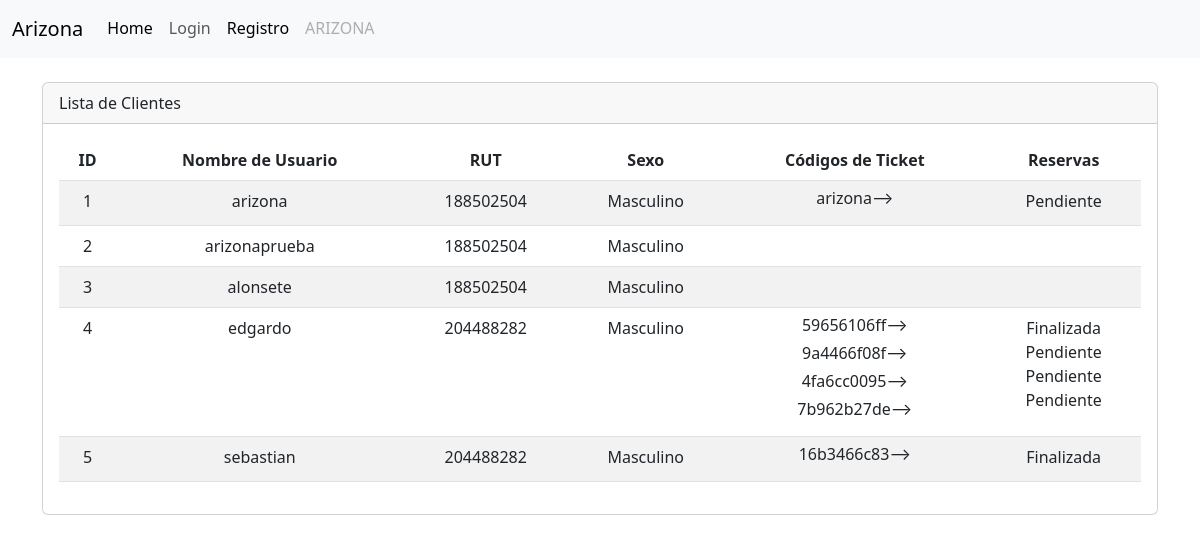
Screenshot of /cliente/list/ with the database file from the repository.
### cliente/models.py (models this page shows, shortened)
class Cliente(models.Model):
    SEXO = [
        ('F', 'Femenino'),
        ('M', 'Masculino'),
    ]
    user = models.OneToOneField(
        'accounts.User',
        verbose_name='Usuario',
        on_delete=models.CASCADE
    )
    rut = models.CharField(max_length=10)
    sexo = models.CharField(max_length=10, choices=SEXO)

class Ticket(models.Model):
    cliente = models.ForeignKey(Cliente, on_delete=models.CASCADE)
    codigo = models.CharField(max_length=10)
    fecha_envio = models.DateTimeField(auto_now_add=True)
    reserva = models.ForeignKey(Reserva, on_delete=models.CASCADE)

class Reserva(models.Model):
    cliente = models.ForeignKey(Cliente, on_delete=models.CASCADE)
    agenda = models.ForeignKey(Agenda, on_delete=models.CASCADE)
    dia = models.DateField()
    ESTADO_CHOICES = [
        ('disponible', 'Disponible'),
        ('pendiente', 'Pendiente'),
        ('finalizada', 'Finalizada'),
    ]
    estado = models.CharField(max_length=20, choices=ESTADO_CHOICES, default='disponible')
    class Meta:
        unique_together = ('agenda', 'cliente', 'dia')

### accounts/models.py (models this page shows, shortened)
class User(AbstractBaseUser, PermissionsMixin):
    id = models.AutoField(primary_key=True, unique=True)
    username = models.CharField(
        'Usuario', max_length=30, unique=True, validators=[
            validators.RegexValidator(
                re.compile('^[\w.@+-]+$'),
                'ingrese un nombre de usuario valido '
                'Este valor debe contener solo letras, números '
                'excepto: @/./+/-/_.',
                'invalid'
            )
        ],
        help_text='Un nombre corto que sera usado'+
                  ' para identificarlo de forma unica en la plataforma.'
    )
    name = models.CharField('Nombre', max_length=20)
    apellidos = models.CharField('Apellidos', max_length=30)
    email = models.EmailField('Email', unique=True)
    is_staff = models.BooleanField('Admin', default=False)
    is_active = models.BooleanField('Ativo', default=True)
    date_joined = models.DateTimeField('Data de Entrada', auto_now_add=True)
    roles = models.ForeignKey(Rol, on_delete=models.CASCADE, blank=True, null=True)
    USERNAME_FIELD = 'username'
    REQUIRED_FIELDS = ['email']
    objects = CustomUserManager()
    class Meta:
        verbose_name = 'Usuario'
        verbose_name_plural = 'Usuarios'

### cliente/views.py (the view)
# urls.py: path('list/', views.cliente_list, name='cliente_list'),
def cliente_list(request):
    clientes = Cliente.objects.all()
    context = {'clientes': clientes}
    return render(request, 'cliente/listar.html', context)

### servicio/models.py (called while the page is built)
    def __str__(self):
        return self.nombre

    def __str__(self):
        return f'Cancha {self.numeracion}'

    def __str__(self):
        return f'{self.hora_inicio.strftime("%I:%M %p")} - {self.hora_fin.strftime("%I:%M %p")}'

### cliente/templates/cliente/listar.html (shortened to what this page needs)
{% extends "layout.html" %}
{% load static %}
{% load humanize %}
{% block container %}
<div class="container">
  <br>
  <div class="card">
    <div class="card-header">
      Lista de Clientes
    </div>
    <div class="card-body">
      <div class="table-responsive text-center">
        <table class="table table-striped table-hover">
          <thead>
            <tr>
              <th>ID</th>
              <th>Nombre de Usuario </th>
              <th>RUT</th>
              <th>Sexo</th>
              <th>Códigos de Ticket</th>
              <th>Reservas</th>
            </tr>
          </thead>
          <tbody>
            {% for cliente in clientes %}
            <tr>
              <td>{{ cliente.id }}</td>
              <td>{{ cliente.user.username }}</td>
              <td>{{ cliente.rut }}</td>
              <td>{{ cliente.get_sexo_display }}</td>
              <td>
                {% for ticket in cliente.ticket_set.all %}
                <a class="btn ticket-modal-button" data-target="#ticketModal{{ ticket.codigo }}" data-toggle="modal"
                  style="margin-top: -10px;">{{ ticket.codigo }}&#10230;</a><br>
                {% endfor %}
              </td>
              <td>
                {% for reserva in cliente.reserva_set.all %}
                {{ reserva.get_estado_display }}<br>
                {% endfor %}
              </td>
            </tr>
            {% endfor %}
          </tbody>
        </table>
      </div>
    </div>
  </div>
</div>
{% endblock %}

### templates/layout.html (shortened to what this page needs)
<!doctype html>
{% load static %}
<html lang="en">
<head>
	<link rel="stylesheet" href="{% static 'css/nav.css' %}" type="text/css">
	<link rel="stylesheet" href="https://cdnjs.cloudflare.com/ajax/libs/font-awesome/5.15.3/css/all.min.css">
    <link rel="stylesheet" href="https://cdnjs.cloudflare.com/ajax/libs/jqueryui/1.12.1/jquery-ui.min.css">
	<link href="https://cdn.jsdelivr.net/npm/bootstrap@5.3.0-alpha1/dist/css/bootstrap.min.css" rel="stylesheet"
>
</head>
<body>
	<header>
		{% include 'partials/navbar.html' %}
	</header>
	{% block container %}{% endblock %}
</body>
</html>

### templates/partials/navbar.html (shortened to what this page needs)
<nav class="navbar navbar-expand-lg bg-body-tertiary">
    <div class="container-fluid">
        <a class="navbar-brand" href="#">Arizona</a>
        <div class="collapse navbar-collapse" id="navbarNav">
            <ul class="navbar-nav">
                <li class="nav-item">
                    <a class="nav-link active" aria-current="page" href="{% url 'home' %}">Home</a>
                </li>
                {% if user.is_authenticated %}
                    {% if user.roles.nombre == 'admin' or user.roles.nombre == 'trabajador' %}
                        <li class="nav-item">
                            <a class="nav-link active" aria-current="page" href="{% url 'servicio:agenda-listar' %}">Agendas</a>
                        </li>
                        <li class="nav-item">
                            <a class="nav-link active" aria-current="page" href="{% url 'servicio:cancha-listar' %}">Servicios</a>
                        </li>
                        <li class="nav-item">
                            <a class="nav-link active" aria-current="page" href="{% url 'cliente:reserva_list' %}">Reservas</a>
                        </li>
                        <li class="nav-item">
                            <a class="nav-link active" aria-current="page" href="{% url 'cliente:cliente_list' %}">Clientes</a>
                        </li>
                    {% elif user.roles.nombre == 'cliente' %}
                        <li class="nav-item">
                            <a class="nav-link active" aria-current="page" href="{% url 'servicio:agenda-reserva' %}">Reserva</a>
                        </li>
                    {% endif %}
                    <li class="nav-item">
                        <a class="nav-link" href="{% url 'account:index' %}">Cuenta</a>
                    </li>
                    <li class="nav-item">
                        <a class="nav-link" href="{% url 'Login:logout' %}">Logout</a>
                    </li>
                {% else %}
                    {% if not user.is_staff %}
                        <li class="nav-item">
                            <a class="nav-link" href="{% url 'Login:login' %}">Login</a>
                        </li>
                        <li class="nav-item">
                            <a class="nav-link active" aria-current="page" href="{% url 'account:register' %}">Registro</a>
                        </li>
                        <li class="nav-item">
                            <a class="nav-link disabled">ARIZONA</a>
                        </li>
                    {% endif %}
                {% endif %}
            </ul>
        </div>
    </div>
</nav>

### static/css/nav.css (style rules this page uses)
.navbar-nav .nav-item .nav-link { position: relative; border-bottom: 2px solid transparent; transition: all 0.3s; }
.navbar-nav .nav-item .nav-link::after { content: ""; position: absolute; left: 0; bottom: -1px; width: 100%; height: 2px; background-color: #646464; transform: scaleX(0); transition: transform 0.3s; }

### rows the page displays
Cliente: id "1", user.username "arizona", rut "188502504", sexo "Masculino"
Ticket: codigo "arizona"
Reserva: estado "Pendiente"
Cliente: id "2", user.username "arizonaprueba", rut "188502504", sexo "Masculino"
Cliente: id "3", user.username "alonsete", rut "188502504", sexo "Masculino"
Cliente: id "4", user.username "edgardo", rut "204488282", sexo "Masculino"
Ticket: codigo "59656106ff"
Ticket: codigo "9a4466f08f"
Ticket: codigo "4fa6cc0095"
Ticket: codigo "7b962b27de"
Reserva: estado "Finalizada"
Reserva: estado "Pendiente"
Reserva: estado "Pendiente"
Reserva: estado "Pendiente"
Cliente: id "5", user.username "sebastian", rut "204488282", sexo "Masculino"
Ticket: codigo "16b3466c83"
Reserva: estado "Finalizada"
